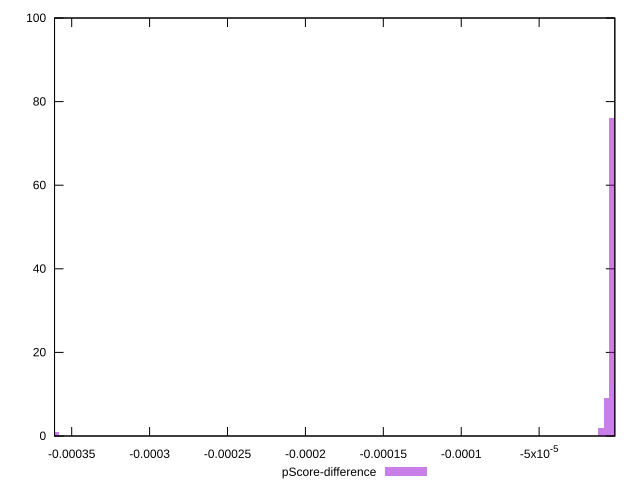

Source code (gnuplot):
reset

$pScoreDifference <<EOF
-0.000006848581763412379 9
-0.0000034242908817061894 76
0 12
-0.000010272872645118568 2
-0.0003595505425791499 1
EOF

set key outside below
set boxwidth 0.0000034242908817061894
set xrange [-0.0003610114651930729:-0.0000014249469555416283]
set yrange [0:100]
set trange [0:100]
set style fill transparent solid 0.5 noborder
set terminal svg size 640, 490 enhanced background rgb 'white'
set output "report_0_00242021-02-20T12:25:28.543Z/bootup-time/samples/pages+cached+noadtech+nomedia+nocss/pScore-difference/histogram.svg"

plot $pScoreDifference title "pScore-difference" with boxes

reset
